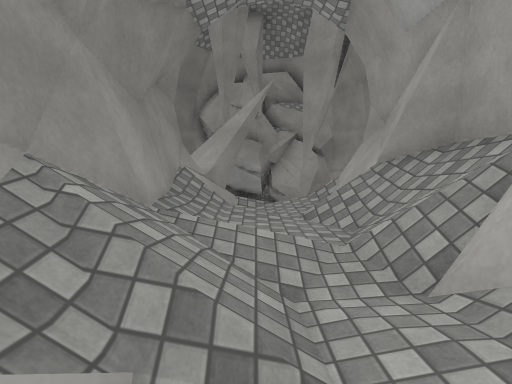
view 1 (above)

12 first-person views from a walk through a scene from a Unity 3-D project. The camera is 1.4 m above the floor, tilts 6° down and sees 80° across. The floor is counted in squares, 1 m on a side. Each view is taken from the middle of a square. On the plan, view 1 faces up. The plan holds only what a view shows up to about 14 squares ahead; the rest is blank. The place goes on beyond the plan. Surface patterns are stand-ins for the level's own textures.

view 2
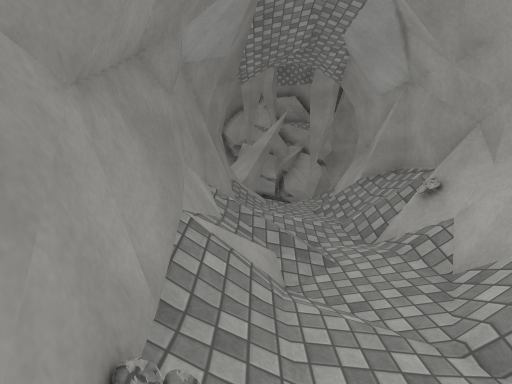

view 3
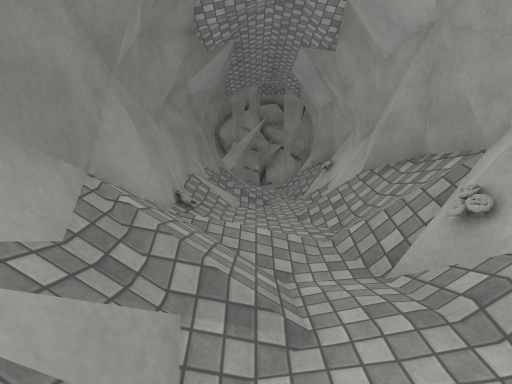

view 4
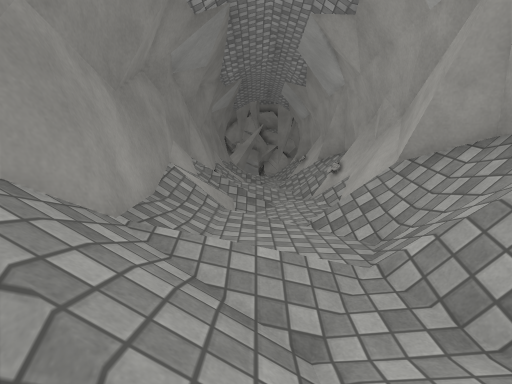

view 5
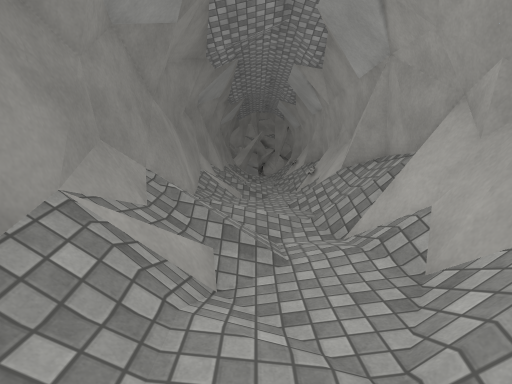

view 6
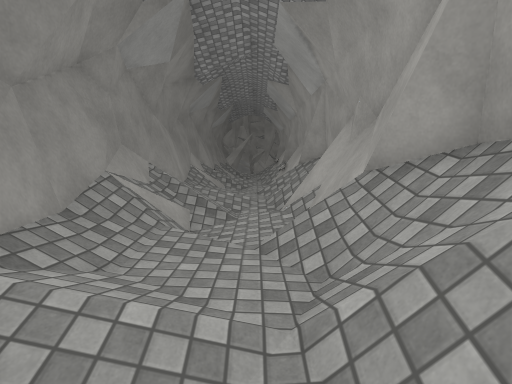

view 7
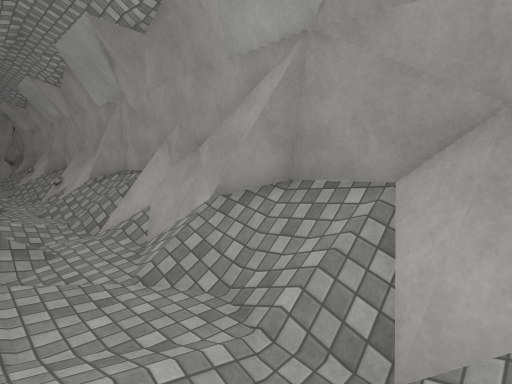

view 8
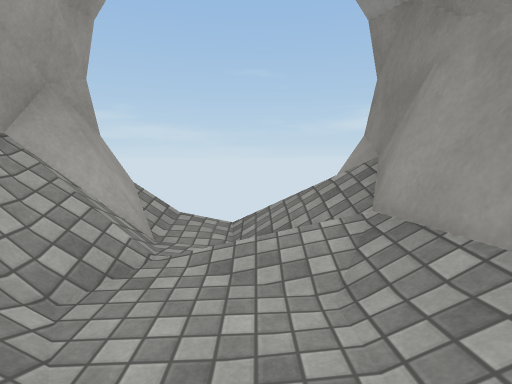

view 9
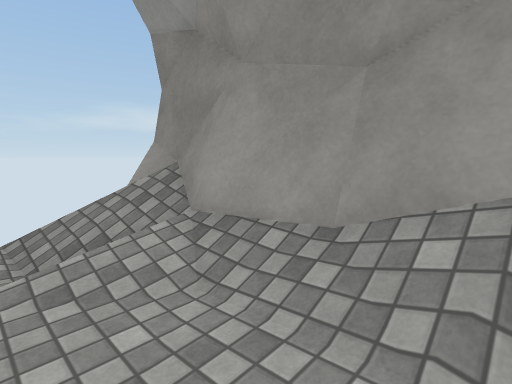

view 10
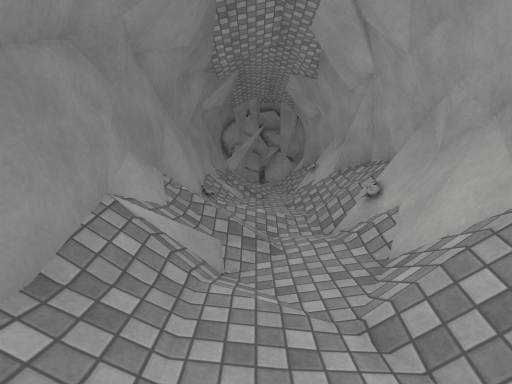

view 11
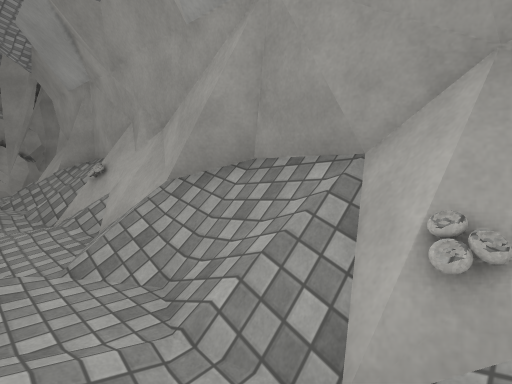

view 12
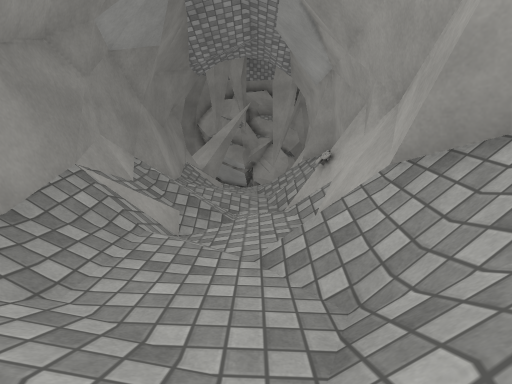

### Floor plan
Key: @ floor where view 1 was taken; # wall or solid block; . main floor; : floor 0.25 m higher than the main floor; / step, stairs or slope; = window, fence, low wall or low ledge; O other object.
Columns run from 2 left of view 1 to 4 right of it. Each row starts with its distance up from view 1.
 12  O
 11 OO
 10 #    #
  9 #=../##
  8 #//.=#
  7 #/:/O#
  6 #/:./##
  5 #//://#
  4 #/////#
  3 #//.=##
  2 #//:/##
  1 #/../#
  0 #/@.=#
 -1 #/:/O#
 -2 #/:./##
 -3 #O/://#
 -4 #/////#
 -5 #//.O##
 -6 #//:/##
 -7 #/../#
 -8 #//.=#
 -9 #/:/O#
-10 #/:./##
-11 #//://#
-12 #/////#
-13 #//.=##
-14 #//:/##
-15 #/../#
-16 #//.=#
-17 #/:/O##
-18 #/:./##
-19 #//://#
-20 #/////#
-21 #//.=##
-22 #//:/##
-23 #    #

Positions as (right, up) in squares from view 1, and headings:
1: (0, 0), facing up
2: (-1, -4), facing up
3: (0, -9), facing up
4: (0, -15), facing up
5: (0, -19), facing up
6: (1, -22), facing up
7: (-1, -22), facing up-right
8: (0, -16), facing down
9: (1, -16), facing down-left
10: (0, -12), facing up
11: (0, -6), facing up-right
12: (1, -5), facing up
